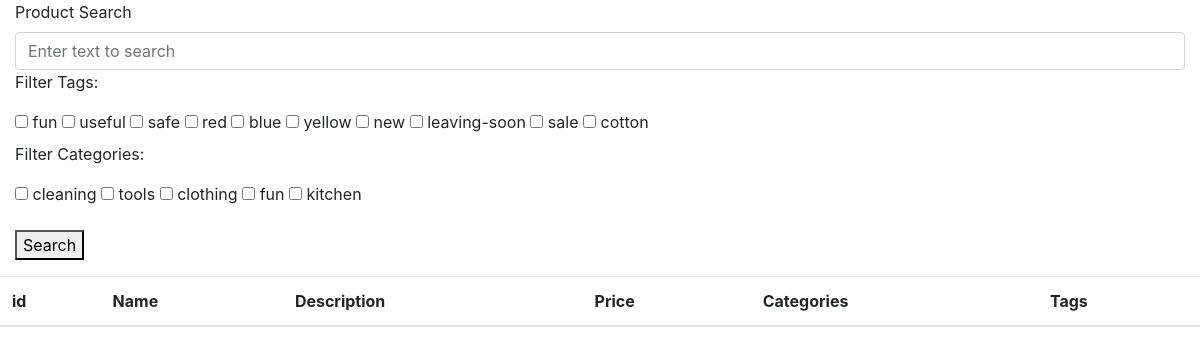
The page / on the database its author committed.
### remarcabledemo/models.py (models this page shows)
class Tag(models.Model):
    tag_name = models.CharField(max_length=100)
    def __str__(self):
        return self.tag_name

class Category(models.Model):
    category_name = models.CharField(max_length=100)
    def __str__(self):
        return self.category_name

### remarcabledemo/views.py (the view)
# urls.py: 2. Add a URL to urlpatterns:  path('', views.home, name='home')
def home(request):
    tags = Tag.objects.all()
    categories = Category.objects.all()
    return render(request, "home.html", {"categories": categories, "tags": tags})

### remarcabledemo/templates/home.html (shortened to what this page needs)
{% extends "base.html" %}
{% block tagfilterlist %}
<div>
<p>Filter Tags:</p>
{% for tag in tags %}
<input type="checkbox"
        name="tag_filter"
        value="{{ tag.id }}"
        id="tag_{{ forloop.counter }}"/>
<label for="tag_{{ forloop.counter }}">{{ tag }}</label>
{% endfor %}
</div>
{% endblock %}
{% block categoryfilterlist %}
<div>
<p>Filter Categories:</p>
{% for category in categories %}
<input type="checkbox"
        name="category_filter"
        value="{{ category.id }}"
        id="tag_{{ forloop.counter }}"/>
<label for="tag_{{ forloop.counter }}">{{ category }}</label>
{% endfor %}
</div>
{% endblock %}
{% block searchresults %}
<table class="table thead-dark table-hover">
  <thead>
    <tr>
      <th scope="col">id</th>
      <th scope="col">Name</th>
      <th scope="col">Description</th>
      <th scope="col">Price</th>
      <th scope="col">Categories</th>
      <th scope="col">Tags</th>
    </tr>
  </thead>
</table>
{% endblock %}

### rows shown on the page
Tag: tag_name "fun"
Tag: tag_name "useful"
Tag: tag_name "safe"
Tag: tag_name "red"
Tag: tag_name "blue"
Tag: tag_name "yellow"
Tag: tag_name "new"
Tag: tag_name "leaving-soon"
Tag: tag_name "sale"
Tag: tag_name "cotton"
Category: category_name "cleaning"
Category: category_name "tools"
Category: category_name "clothing"
Category: category_name "fun"
Category: category_name "kitchen"
